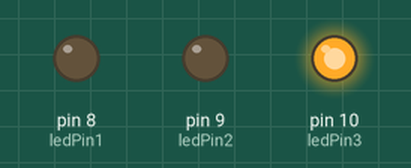
A sketch run on a simulated Arduino Uno, built with avr-gcc and run on an emulated ATmega328P. Shown: output pins drawn as LEDs (lit = HIGH).

Above: at 0.1 s.
Timing chart, 0 to 1.6 s (numbered marks = the images above):
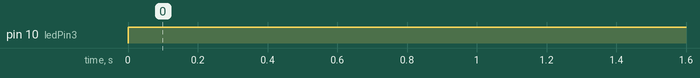

Measured:
- by itself, pin 10 (ledPin3): LOW → HIGH at 0.00 s

The sketch:

new_sketch.ino
```cpp
//Switch LEDs based on the input.
/*
Assigning the values of the LED to the pins
*/
//GLOBAL VARIABLES
int ledPin1 = 8;
 int ledPin2 = 9;
 int ledPin3 = 10;

 /* All pins are output. We're using 3 pins. */

void setup() {

 pinMode(ledPin1,OUTPUT);
 pinMode(ledPin2,OUTPUT);
 pinMode(ledPin3,OUTPUT);

}

void loop() {

  int input = 1; //change input here to use different lighting options.(0-7)

  switch(input) {
    case 0:
    digitalWrite(ledPin1,LOW);
    digitalWrite(ledPin2,LOW);
    digitalWrite(ledPin3,LOW);
    break;

    case 1:
     digitalWrite(ledPin1,LOW);
    digitalWrite(ledPin2,LOW);
    digitalWrite(ledPin3,HIGH);
    break;

    case 2:
     digitalWrite(ledPin1,LOW);
    digitalWrite(ledPin2,HIGH);
    digitalWrite(ledPin3,LOW);
    break;

    case 3:
     digitalWrite(ledPin1,LOW);
    digitalWrite(ledPin2,HIGH);
    digitalWrite(ledPin3,HIGH);
    break;

    case 4:
    digitalWrite(ledPin1,HIGH);
    digitalWrite(ledPin2,LOW);
    digitalWrite(ledPin3,LOW);
    break;

    case 5:
    digitalWrite(ledPin1,HIGH);
    digitalWrite(ledPin2,LOW);
    digitalWrite(ledPin3,HIGH);


    break;

    case 6:
    digitalWrite(ledPin1,HIGH);
    digitalWrite(ledPin2,HIGH);
    digitalWrite(ledPin3,LOW);
    break;

    case 7:
    digitalWrite(ledPin1,HIGH);
    digitalWrite(ledPin2,HIGH);
    digitalWrite(ledPin3,HIGH);
    break;

    default:
    digitalWrite(ledPin1,LOW);
    digitalWrite(ledPin2,LOW);
    digitalWrite(ledPin3,LOW);
    break;

  }
}
```
